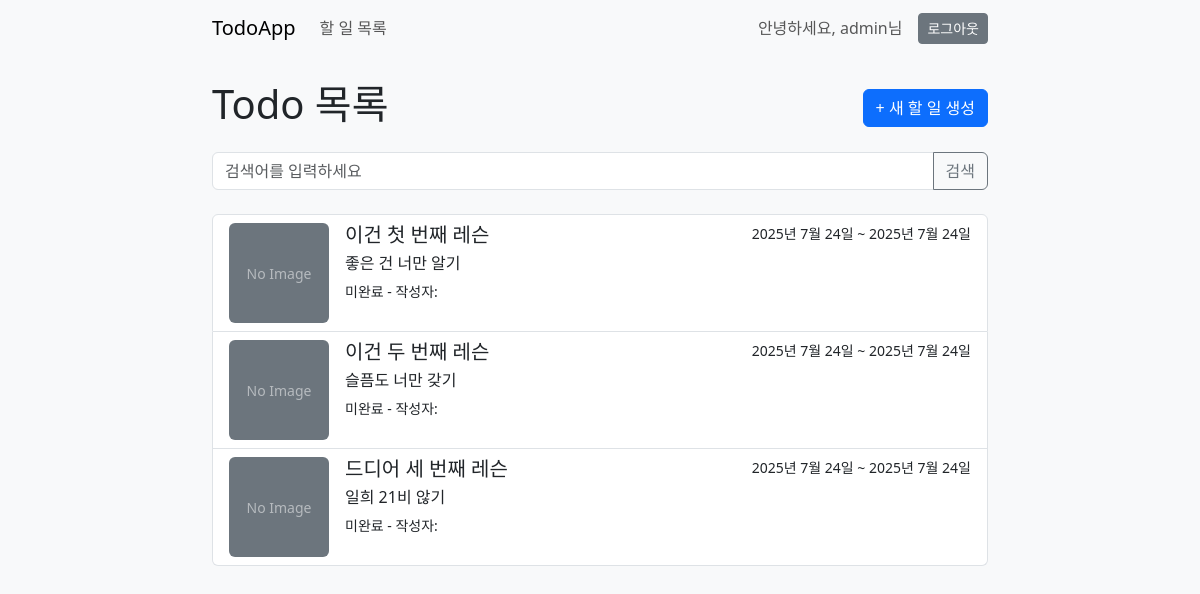
Page /todo/ (signed in) on the earlier database version.
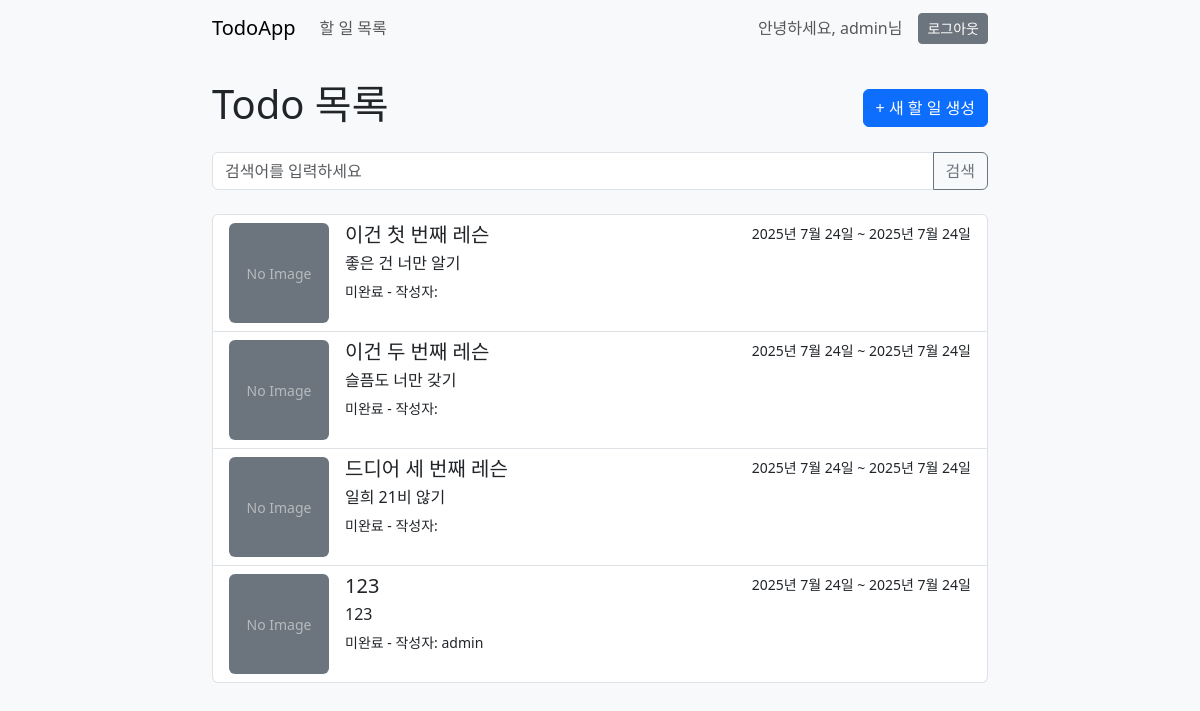
Same page on the later database version.
### todo/models.py (models this page shows, shortened)
class Todo(TimestampModel):
    title = models.CharField(max_length=50)
    content = models.TextField()
    start_date = models.DateField()
    end_date = models.DateField()
    is_completed = models.BooleanField(default=False)
    author = models.ForeignKey(User, on_delete=models.SET_NULL, null=True)
    created_at = models.DateTimeField(auto_now_add=True)
    updated_at = models.DateTimeField(auto_now=True)
    image = models.ImageField('이미지',upload_to='todo/%Y/%m/%d', null=True, blank=True)
    thumbnail = models.ImageField('썸네일', upload_to='todo/%Y/%m/%d/thumbnail',
                                  null=True, blank=True)
    class Meta:
        verbose_name = '할 일'
        verbose_name_plural = '할 일 목록'

### todo/cb_views.py (the view)
# urls.py: path("", cb_views.TodoListView.as_view(), name="list"),
class TodoListView(LoginRequiredMixin, ListView):
    model = Todo
    queryset = Todo.objects.all().order_by('created_at')
    template_name = 'todo_list.html'
    context_object_name = 'todos'
    paginate_by = 10
    def get_queryset(self):
        queryset = super().get_queryset()
        q = self.request.GET.get('q')
        if q:
            queryset = queryset.filter(
                Q(title__icontains=q) |
                Q(content__icontains=q)
            )
        return queryset

### templates/todo_list.html (shortened to what this page needs)
{% extends 'base.html' %}
{% block content %}
<div class="d-flex justify-content-between align-items-center mb-3">
    <h1>Todo 목록</h1>
    <a href="{% url 'todo:create' %}" class="btn btn-primary">+ 새 할 일 생성</a>
</div>
<form method="get" class="mb-4">
    <div class="input-group">
        <input name="q" type="text" class="form-control" placeholder="검색어를 입력하세요" value="{{ request.GET.q|default:'' }}">
        <button class="btn btn-outline-secondary" type="submit">검색</button>
    </div>
</form>
<div class="list-group">
    {% for todo in todos %}
        <a href="{% url 'todo:detail' todo_pk=todo.pk %}" class="list-group-item list-group-item-action">
            <div class="d-flex w-100">
                <div class="flex-shrink-0 me-3" style="width: 100px; height: 100px;">
                    {% if todo.thumbnail %}
                        <img src="{{ todo.thumbnail.url }}" alt="{{ todo.title }}" class="rounded w-100 h-100" style="object-fit: cover;">
                    {% elif todo.image %}
                        <img src="{{ todo.image.url }}" alt="{{ todo.title }}" class="rounded w-100 h-100" style="object-fit: cover;">
                    {% else %}
                        <div class="rounded bg-secondary w-100 h-100 d-flex align-items-center justify-content-center">
                            <span class="text-white-50 small">No Image</span>
                        </div>
                    {% endif %}
                </div>
                <div class="flex-grow-1">
                    <div class="d-flex w-100 justify-content-between">
                        <h5 class="mb-1">{{ todo.title }}</h5>
                        <small>{{ todo.start_date }} ~ {{ todo.end_date }}</small>
                    </div>
                    <p class="mb-1">{{ todo.content|striptags|truncatewords:20 }}</p>
                    <small>{% if todo.is_completed %}완료{% else %}미완료{% endif %} - 작성자: {{ todo.author.username }}</small>
                </div>
            </div>
        </a>
    {% empty %}
        <div class="list-group-item">
            <p class="mb-1">아직 할 일이 없습니다. 새 할 일을 추가해보세요!</p>
        </div>
    {% endfor %}
</div>
{% endblock %}

Differences in the rows shown:
added Todo: shows "No Image", title "123", start_date "2025년 7월 24일", end_date "2025년 7월 24일", content "123", is_completed "미완료", author.username "admin"
